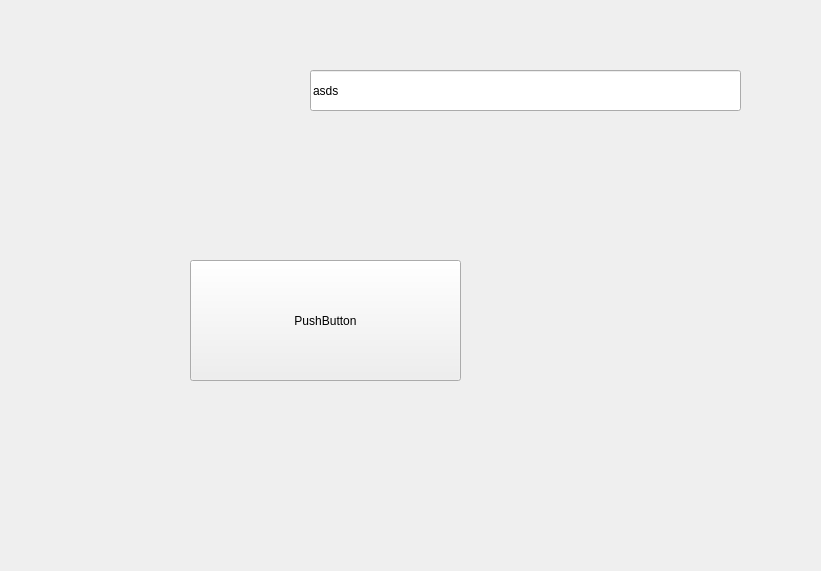
<?xml version="1.0" encoding="UTF-8"?>
<ui version="4.0">
 <class>tela_cozinheiro</class>
 <widget class="QWidget" name="tela_cozinheiro">
  <property name="geometry">
   <rect>
    <x>0</x>
    <y>0</y>
    <width>821</width>
    <height>571</height>
   </rect>
  </property>
  <property name="windowTitle">
   <string>Form</string>
  </property>
  <widget class="QLineEdit" name="lineEdit">
   <property name="geometry">
    <rect>
     <x>310</x>
     <y>70</y>
     <width>431</width>
     <height>41</height>
    </rect>
   </property>
   <property name="text">
    <string>asds</string>
   </property>
  </widget>
  <widget class="QPushButton" name="pushButton">
   <property name="geometry">
    <rect>
     <x>190</x>
     <y>260</y>
     <width>271</width>
     <height>121</height>
    </rect>
   </property>
   <property name="text">
    <string>PushButton</string>
   </property>
  </widget>
 </widget>
 <resources/>
 <connections/>
</ui>
